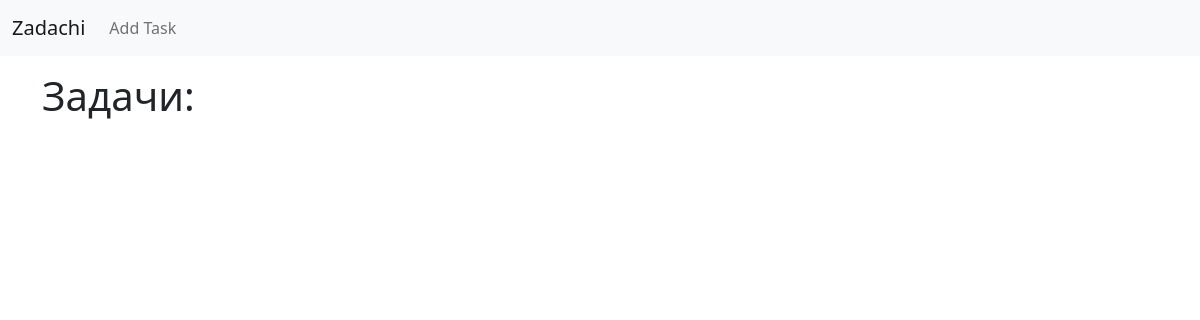
The app's page /, older data.
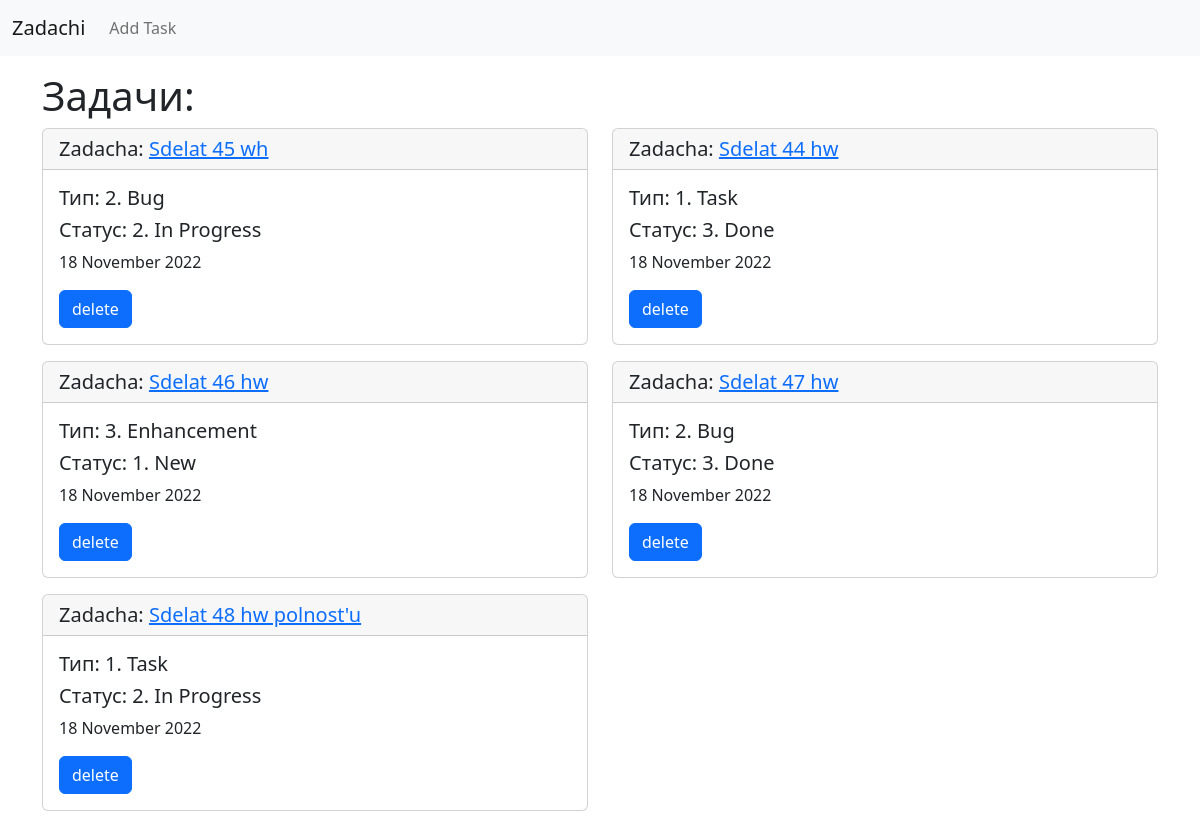
The same page, newer data.
### webapp/models.py (models this page shows, shortened)
class Tracker(models.Model):
    summary = models.CharField(max_length=140, null=False, blank=False, verbose_name='Kratkoe opisanie')
    description = models.TextField(max_length=3000, null=True, blank=True, verbose_name='Polnoe opisanie')
    status = models.ForeignKey(TrackerStatus, null=True, on_delete=models.PROTECT, verbose_name='Status')
    type = models.ForeignKey(TrackerType, null=True, on_delete=models.PROTECT, verbose_name='Tip')
    created_at = models.DateTimeField(auto_now_add=True, verbose_name='Vremya sozdaniya')
    updated_at = models.DateTimeField(auto_now=True, verbose_name='Vremya izmeneniya')

class TrackerType(models.Model):
    title = models.CharField(max_length=60, verbose_name="Tip")
    def __str__(self):
        return f'{self.pk}. {self.title}'

class TrackerStatus(models.Model):
    title = models.CharField(max_length=60, verbose_name="Status")
    def __str__(self):
        return f'{self.pk}. {self.title}'

### webapp/views.py (the view)
# urls.py: path('', IndexView.as_view(), name='index'),
class IndexView(TemplateView):
    template_name = 'index.html'
    def get_context_data(self, **kwargs):
        kwargs['tasks'] = Tracker.objects.all()
        return super().get_context_data(**kwargs)

### webapp/templates/index.html (shortened to what this page needs)
{% extends 'base.html' %}
{% block nav %}
    <li class="nav-item">
          <a class="nav-link" aria-current="page" href="{% url 'task_add' %}">Add Task</a>
    </li>
{% endblock %}
{% block content %}
    <h1>Задачи:</h1>
        <div class="row">
            {% for task in tasks %}
                <div class="col-6 mb-3">
                    <div class="card">
                       <h5 class="card-header">Zadacha: <a href="{% url 'task_view' task.pk %}">{{ task.summary }}</a></h5>
                       <div class="card-body">
                           <h5 class="card-title">Тип: {{ task.type }}</h5>
                           <h5 class="card-title">Статус: {{ task.status }}</h5>
                           <p class="card-text">{{ task.created_at|date:"d F Y"|default:'-' }}</p>
                           <form action="{% url 'index' %}?id={{ task.id }}" method="POST">
                                <input type="submit" value="delete" class="btn btn-primary">
                           </form>
                       </div>
                    </div>
                </div>
            {% endfor %}
        </div>
{% endblock %}

### webapp/templates/base.html (shortened to what this page needs)
<!doctype html>
<html lang="en">
<head>
<link href="https://cdn.jsdelivr.net/npm/bootstrap@5.2.2/dist/css/bootstrap.min.css" rel="stylesheet">
</head>
<body>
<nav class="navbar navbar-expand-lg bg-light">
  <div class="container-fluid">
    <a class="navbar-brand" href="{% url 'index' %}">Zadachi</a>
    <div class="collapse navbar-collapse" id="navbarNavAltMarkup">
      <div class="navbar-nav">
          {% block nav %} {% endblock %}
      </div>
    </div>
  </div>
</nav>
<div class="container my-3">
    {% block content %}
    {% endblock %}
</div>
</body>
</html>

Row changes from the older to the newer data that the page shows:
added Tracker: summary "Sdelat 45 wh", type "2. Bug", status "2. In Progress", created_at "18 November 2022"
added Tracker: summary "Sdelat 44 hw", type "1. Task", status "3. Done", created_at "18 November 2022"
added Tracker: summary "Sdelat 46 hw", type "3. Enhancement", status "1. New", created_at "18 November 2022"
added Tracker: summary "Sdelat 47 hw", type "2. Bug", status "3. Done", created_at "18 November 2022"
added Tracker: summary "Sdelat 48 hw polnost'u", type "1. Task", status "2. In Progress", created_at "18 November 2022"
